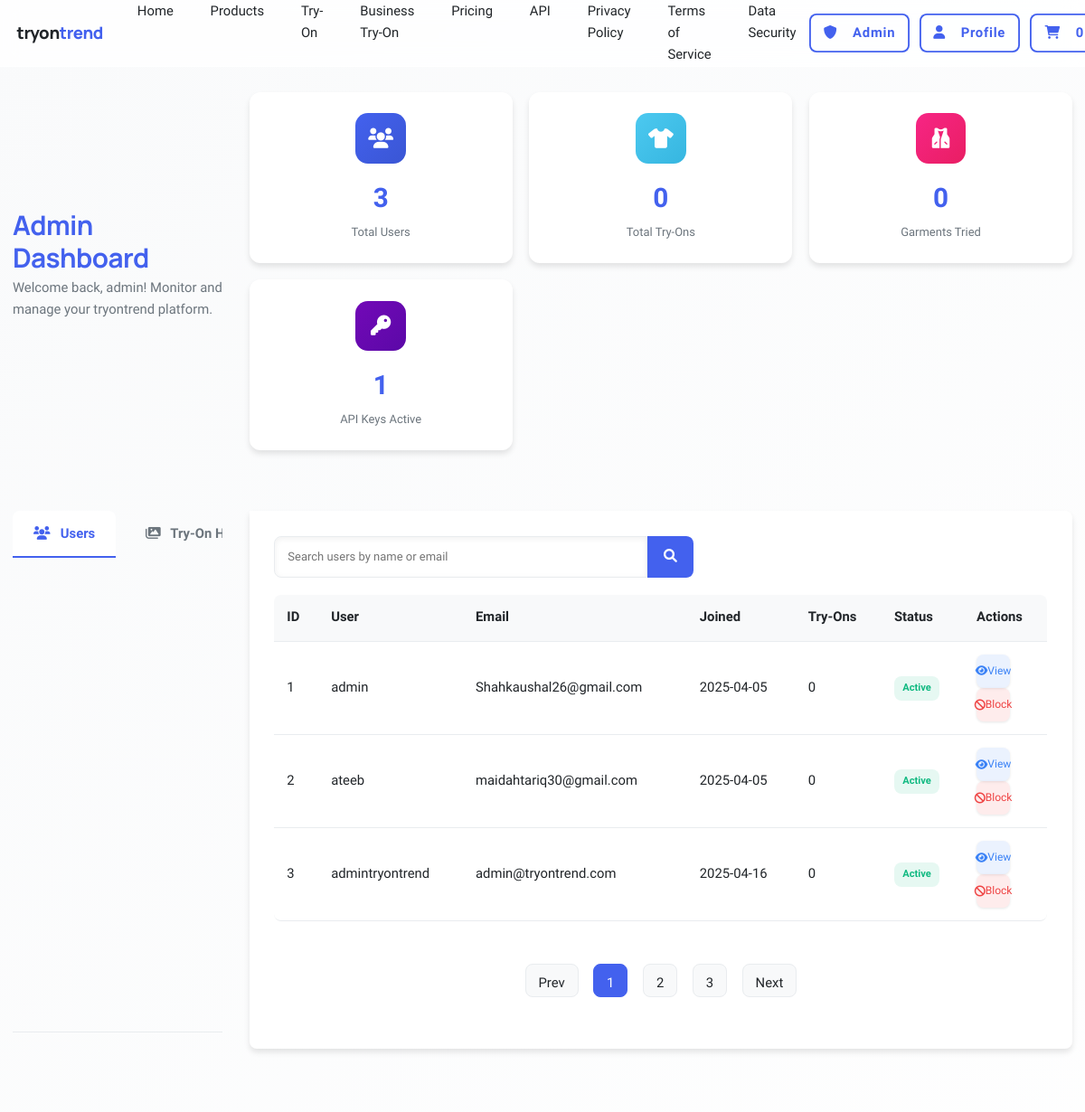
Page /admin (signed in, upper part) on the earlier database version.
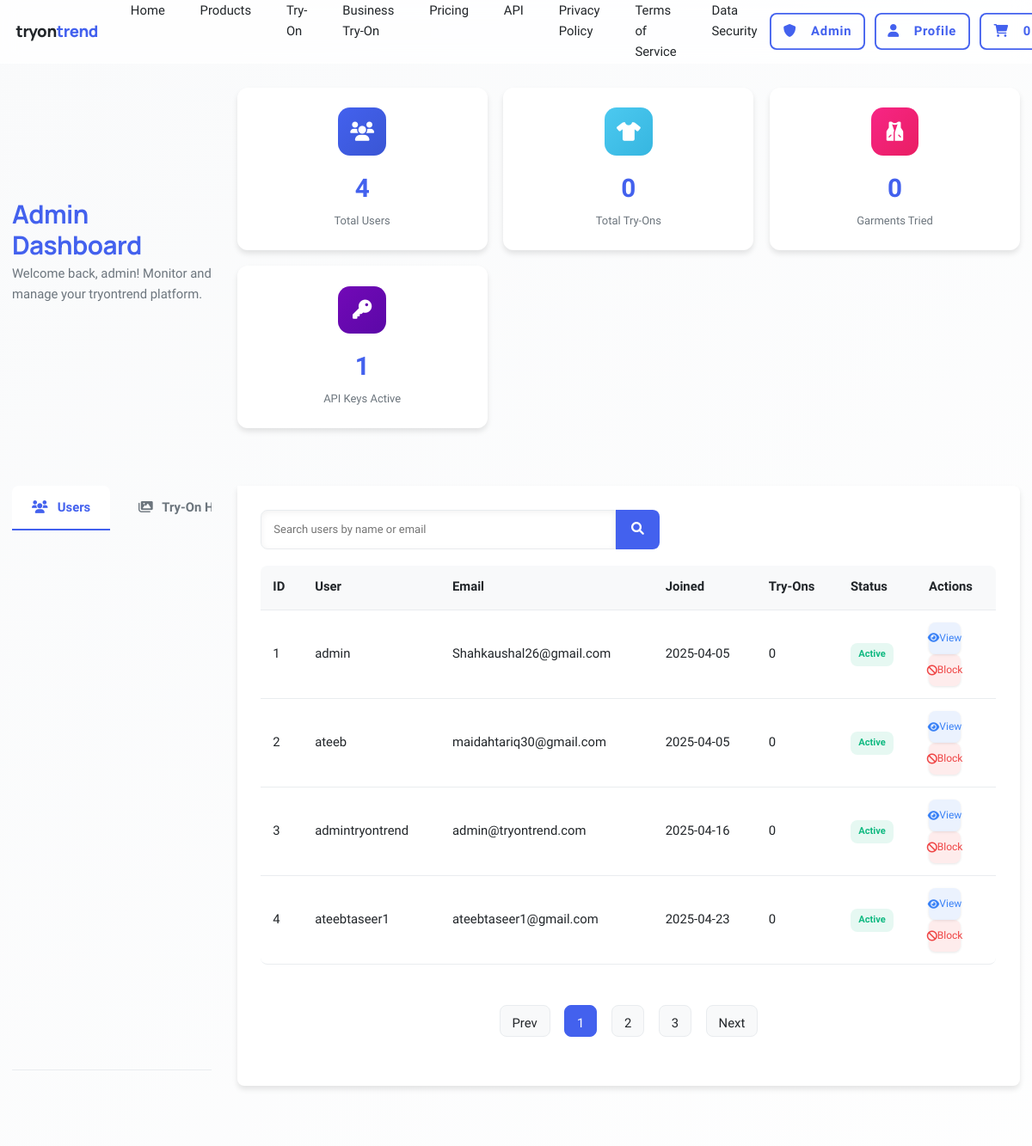
Same page on the later database version.
### app_fash.py (models this page shows, shortened)
class User(UserMixin, db.Model):
    id = db.Column(db.Integer, primary_key=True)
    username = db.Column(db.String(50), unique=True, nullable=False)
    email = db.Column(db.String(100), unique=True, nullable=False)
    password_hash = db.Column(db.String(128), nullable=True)  # Nullable for OAuth users
    profile_image = db.Column(db.String(200))
    is_admin = db.Column(db.Boolean, default=False)
    is_active = db.Column(db.Boolean, default=True)
    created_at = db.Column(db.DateTime, default=datetime.utcnow)
    last_login = db.Column(db.DateTime)
    credits = db.Column(db.Integer, default=5)
    auth_provider = db.Column(db.String(20), default='local')  # 'local', 'google', etc.
    oauth_id = db.Column(db.String(100))  # OAuth provider ID
    orders = db.relationship('Order', backref='customer', lazy=True)

### app_fash.py (the view, shortened to what this page needs)
@app.route('/admin')
@admin_required
def admin_dashboard():
    user_count = User.query.count()
    tryon_count = TryOnHistory.query.count()
    garment_count = db.session.query(func.count(func.distinct(TryOnHistory.garment_image_path))).scalar() or 0
    api_count = ApiKey.query.filter_by(is_active=True).count()
    users_with_counts = db.session.query(
        User,
        func.count(TryOnHistory.id).label('try_on_count')
    ).outerjoin(
        TryOnHistory,
        User.id == TryOnHistory.user_id
    ).group_by(User.id).all()
    users = []
    for user, try_on_count in users_with_counts:
        user_data = {
            'id': user.id,
            'username': user.username,
            'email': user.email,
            'created_at': user.created_at,
            'is_active': user.is_active,
            'try_on_count': try_on_count
        }
        users.append(user_data)
    tryons = TryOnHistory.query.order_by(TryOnHistory.created_at.desc()).limit(10).all()
    api_calls = ApiUsage.query.order_by(ApiUsage.timestamp.desc()).limit(10).all()
    primary_api_key = ApiKey.query.filter_by(is_active=True).first()
    if primary_api_key:
        primary_api_key = primary_api_key.key
    return render_template(
        'admin_dashboard.html',
        user_count=user_count,
        tryon_count=tryon_count,
        garment_count=garment_count,
        api_count=api_count,
        users=users,
        tryons=tryons,
        api_calls=api_calls,
        primary_api_key=primary_api_key
    )

### app_fash.py (called while the page is built)
@app.before_request
def check_database_initialized():
    global db_initialized
    if not db_initialized:
        ensure_database()
        db_initialized = True

@login_manager.user_loader
def load_user(user_id):
    return User.query.get(int(user_id))

def admin_required(f):
    @wraps(f)
    @login_required
    def decorated_function(*args, **kwargs):
        if not current_user.is_authenticated or not current_user.is_admin:
            flash('You do not have permission to access this page.', 'error')
            return redirect(url_for('index'))
        return f(*args, **kwargs)
    return decorated_function

### templates/admin_dashboard.html (shortened to what the changed rows need)
{% extends "base.html" %}  {% block additional_head %}
<link
  rel="stylesheet"
  href="{{ url_for('static', filename='css/admin.css') }}"
/>
{% endblock %} {% block content %}
<div class="admin-container">
  <div class="admin-header">
    <div>
      <h1>Admin Dashboard</h1>
      <p>
        Welcome back, {{ current_user.username }}! Monitor and manage your
        tryontrend platform.
      </p>
    </div>
  </div>
  <div class="admin-stats">
    <div class="stat-card">
      <div class="stat-icon stat-users">
        <i class="fas fa-users"></i>
      </div>
      <div class="stat-value">{{ user_count }}</div>
      <div class="stat-label">Total Users</div>
    </div>
  </div>
  <div class="tab-content">
    <div class="tab-pane active" id="users">
      <div class="table-responsive">
        <table class="data-table">
          <thead>
            <tr>
              <th>ID</th>
              <th>User</th>
              <th>Email</th>
              <th>Joined</th>
              <th>Try-Ons</th>
              <th>Status</th>
              <th>Actions</th>
            </tr>
          </thead>
          <tbody id="userTableBody">
            {% for user in users %}
            <tr>
              <td>{{ user.id }}</td>
              <td>{{ user.username }}</td>
              <td>{{ user.email }}</td>
              <td>{{ user.created_at.strftime('%Y-%m-%d') }}</td>
              <td>{{ user.try_on_count }}</td>
              <td>
                {% if user.is_active %}
                <span class="status-badge status-active">Active</span>
                {% else %}
                <span class="status-badge status-inactive">Blocked</span>
                {% endif %}
              </td>
              <td>
                <a
                  href="{{ url_for('admin_user_details', user_id=user.id) }}"
                  class="action-btn btn-view"
                >
                  <i class="fas fa-eye"></i> View
                </a>
                {% if user.is_active %}
                <button
                  class="action-btn btn-block toggle-user-btn"
                  data-user-id="{{ user.id }}"
                >
                  <i class="fas fa-ban"></i> Block
                </button>
                {% endif %}
              </td>
            </tr>
            {% endfor %}
          </tbody>
        </table>
      </div>
    </div>
  </div>
</div>
{% endblock %}

Differences in the rows shown:
added User: id "4", username "ateebtaseer1", email "ateebtaseer1@gmail.com", created_at "2025-04-23", try_on_count "0"
Other differences:
{{ user_count }}: "3" → "4"
